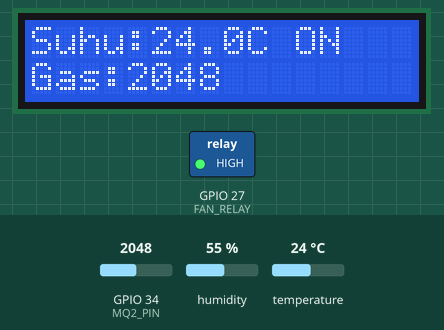
Recording of a sketch running on a simulated ESP32. Parts: 16×2 character LCD, switched loads named in the sketch (green lamp = pin HIGH). The test bench sets the inputs (shaded band); at power-on: GPIO 34 (MQ2_PIN) = 2048, temperature 24 °C, humidity 55 %. WiFi joins after 1.5 s; servers stay silent unless stated; uploads are accepted with an empty reply; what the sketch prints to the serial monitor is not drawn.

Above: at 2.7 s.
2.8 s: GPIO 34 (MQ2_PIN) set to 1544
At 7.8 s:
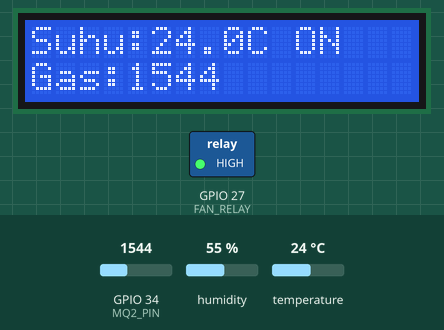
8.7 s: GPIO 34 (MQ2_PIN) set to 1428
At 12.4 s:
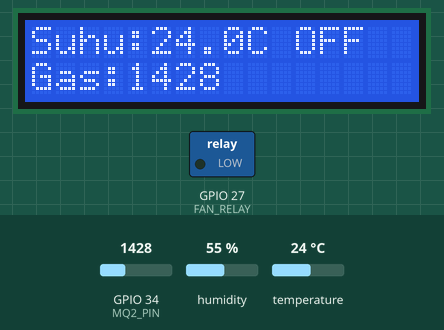
14.6 s: temperature set to 12 °C
At 18.2 s:
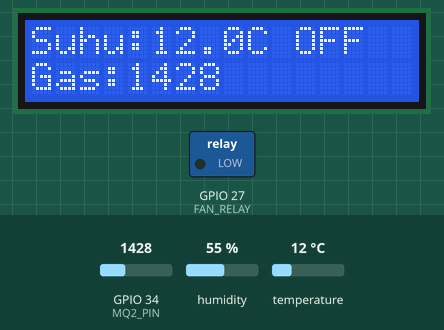
20.5 s: temperature set to 19 °C
At 24.0 s:
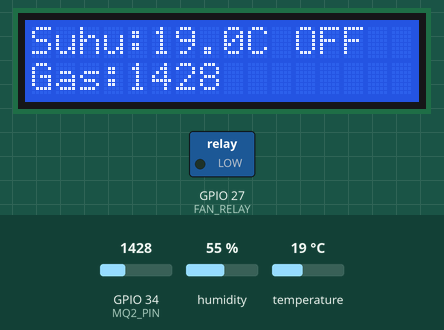
26.4 s: temperature set to 28 °C
At 28.6 s:
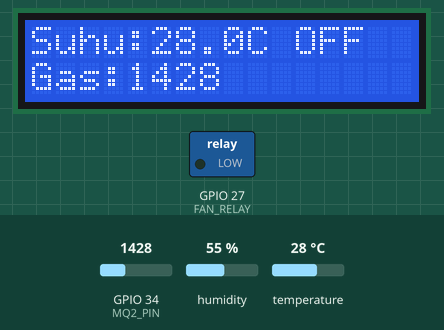
32.3 s: GPIO 34 (MQ2_PIN) set to 1540
At 34.3 s:
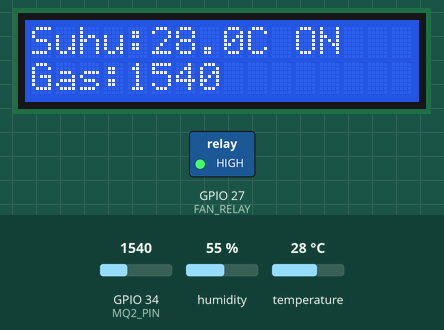
Timing chart, 0 to 35.8 s (numbered marks = the images above; inputs shaded):
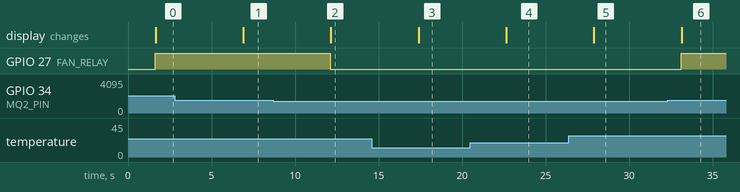

Measured:
- the behaviour switches between 1501 and 1500 on GPIO 34 (MQ2_PIN) (found by bisection; images 1 and 2)
- after the input at 2.8 s, the display: changes after 4.1 s (image 1)
- after the input at 8.7 s, GPIO 27 (FAN_RELAY): HIGH → LOW after 3.4 s; the display: changes after 3.4 s (image 2)
- after the input at 14.6 s, the display: changes after 2.8 s (image 3)
- after the input at 20.5 s, the display: changes after 2.1 s (image 4)
- after the input at 26.4 s, the display: changes after 1.5 s (image 5)
- after the input at 32.3 s, GPIO 27 (FAN_RELAY): LOW → HIGH after 0.82 s; the display: changes after 0.85 s (image 6)

The sketch:

kode.ino
```cpp
#include <WiFi.h>
#include <HTTPClient.h>
#include <WiFiClient.h>
#include <DHT.h>
#include <Wire.h>
#include <LiquidCrystal_I2C.h>

// --- Konfigurasi Pin ---
#define MQ2_PIN     34          // Pin analog sensor MQ2
#define DHT_PIN     14          // Pin data sensor DHT11
#define FAN_RELAY   27          // Pin kendali relay kipas
#define DHT_TYPE    DHT11       // Tipe sensor DHT

DHT dht(DHT_PIN, DHT_TYPE);

// --- LCD I2C ---
LiquidCrystal_I2C lcd(0x27, 16, 2); // Alamat I2C, kolom, baris

// --- WiFi & Server ---
const char* ssid = "hey";
const char* password = "wij4y425Juni";
const char* serverName = "http://192.168.1.4:5000/api/data"; // Ganti sesuai IP Flask kamu

void setup() {
  Serial.begin(115200);

  pinMode(FAN_RELAY, OUTPUT);
  digitalWrite(FAN_RELAY, LOW);
  dht.begin();

  lcd.init();
  lcd.backlight();
  lcd.setCursor(0, 0);
  lcd.print("Menghubungkan...");

  WiFi.begin(ssid, password);
  while (WiFi.status() != WL_CONNECTED) {
    delay(500);
    Serial.print(".");
  }

  Serial.println("\nWiFi Connected!");
  Serial.print("ESP32 IP Address: ");
  Serial.println(WiFi.localIP());
  lcd.clear();
  lcd.setCursor(0, 0);
  lcd.print("WiFi Terhubung!");


}

void loop() {
  if (WiFi.status() == WL_CONNECTED) {
    float suhu = dht.readTemperature();
    float kelembaban = dht.readHumidity();
    int gasValue = analogRead(MQ2_PIN);

    if (isnan(suhu) || isnan(kelembaban)) {
      Serial.println("Gagal membaca dari DHT11!");
      lcd.clear();
      lcd.setCursor(0, 0);
      lcd.print("Error DHT11!");
      delay(2000);
      return;
    }

    String fanStatus = "OFF";
    if (gasValue > 1500) {
      digitalWrite(FAN_RELAY, HIGH);
      fanStatus = "ON";
    } else {
      digitalWrite(FAN_RELAY, LOW);
    }

    // Serial monitor
    Serial.println("Suhu: " + String(suhu, 1) + " °C");
    Serial.println("Kelembaban: " + String(kelembaban, 1) + " %");
    Serial.println("MQ2: " + String(gasValue));
    Serial.println("Kipas: " + fanStatus);

    // LCD
    lcd.clear();
    lcd.setCursor(0, 0);
    lcd.print("Suhu:" + String(suhu, 1) + "C ");
    lcd.print(fanStatus);
    lcd.setCursor(0, 1);
    lcd.print("Gas:" + String(gasValue));

    // Kirim JSON ke server Flask
    WiFiClient client;
    HTTPClient http;

    http.begin(client, serverName);
    http.addHeader("Content-Type", "application/json");

    String jsonData = "{\"temperature\":" + String(suhu, 1) +
                      ",\"humidity\":" + String(kelembaban, 1) +
                      ",\"gas\":" + String(gasValue) +
                      ",\"fan_status\":\"" + fanStatus + "\"}";

    Serial.println("Sending JSON: " + jsonData);
    int httpResponseCode = http.POST(jsonData);

    if (httpResponseCode > 0) {
      Serial.print("HTTP Response: ");
      Serial.println(httpResponseCode);
      String response = http.getString();
      Serial.println("Server response: " + response);
    } else {
      Serial.print("HTTP POST Failed. Code: ");
      Serial.println(httpResponseCode);
      Serial.println("Error: " + http.errorToString(httpResponseCode));
    }

    http.end();
  } else {
    Serial.println("WiFi disconnected!");
    lcd.clear();
    lcd.setCursor(0, 0);
    lcd.print("WiFi Putus!");
  }

  delay(5000);
}
```
